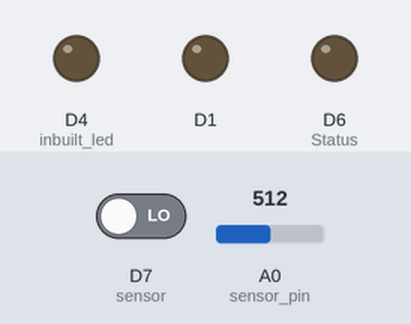
Simulated run of this sketch. Board: ESP8266 (NodeMCU). Parts: output pins drawn as LEDs (lit = HIGH). Inputs (shaded band) come from the test bench; at power-on: D7 (sensor) LOW, A0 (sensor_pin) = 512. WiFi joins after 1.5 s; servers stay silent unless stated; network time is answered at once with the bench clock; the local clock reads 2024-03-15 10:24:30 at power-on unless the sketch sets it; random numbers use the default seed unless the sketch sets one; what the sketch prints to the serial monitor is not drawn.

Above: at 3.5 s.
3.6 s: D7 (sensor) driven HIGH
At 11.2 s:
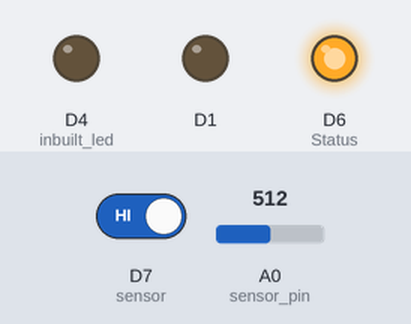
11.9 s: A0 (sensor_pin) set to 540
18.7 s: A0 (sensor_pin) set to 572
At 21.5 s:
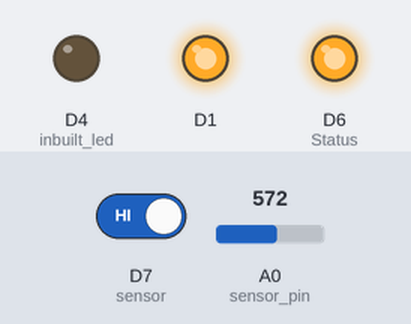
25.5 s: D7 (sensor) driven LOW
At 30.1 s:
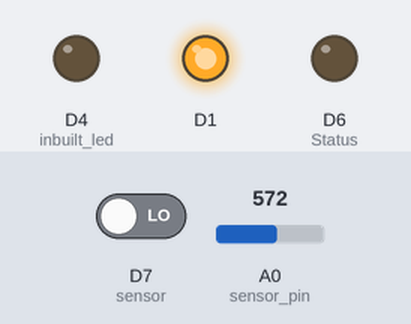
32.3 s: A0 (sensor_pin) set to 511
At 33.2 s:
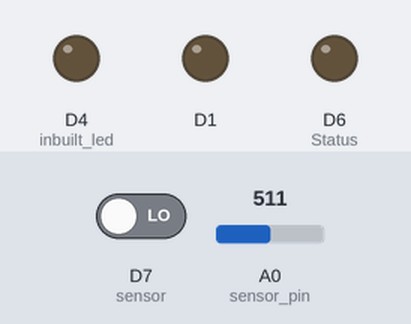
39.1 s: A0 (sensor_pin) set to 716
At 46.2 s:
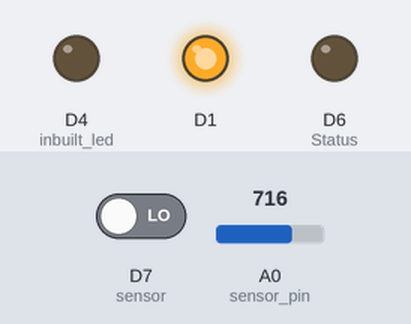
Timing chart, 0 to 47.5 s (numbered marks = the images above; inputs shaded):
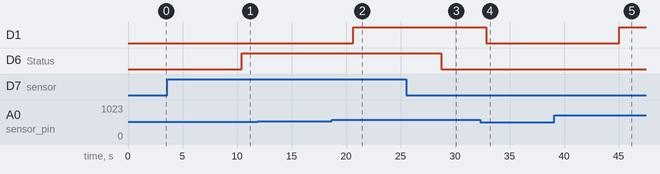

The sketch:

Farm_firebase.ino
```cpp
#include <FirebaseESP8266.h>
#include <ESP8266WiFi.h>
#include <WiFiUdp.h>
#include <NTPClient.h>
#include <ArduinoJson.h>
#include <SPI.h>
#include <Wire.h>
#include <TimeLib.h>
#include <Wire.h>
#include "DHT.h"        // including the library of DHT11 temperature and humidity sensor
#define DHTTYPE DHT11   // DHT 11

#define dht_dpin D2

DHT dht(dht_dpin, DHTTYPE);

// Define NTP Client to get time
WiFiUDP ntpUDP;
NTPClient timeClient(ntpUDP, "asia.pool.ntp.org", 19800, 60000);

char Time[ ] = "TIME:00:00:00";
char Date[ ] = "DATE:00/00/2000";
byte last_second, second_, minute_, hour_, day_, month_;
int year_;

int sensor_pin = A0; // Soil Sensor input at Analog PIN A0
int output_value ;
int moisture;

//Motion Sensor
int Status = 12;
int sensor = D7;

//WiFiClient client firebase;

#define WIFI_SSID "MAJOR PROJECT"
#define WIFI_PASSWORD "12345678"

#define FIREBASE_HOST "farm-management-d6cad-default-rtdb.firebaseio.com"

#define FIREBASE_AUTH "IrQxyg4vmC5OYiI8IDuj7IRbnnU13NF9DoHQMeiq"

FirebaseData fbdo;
FirebaseJson json;
int getResponse(FirebaseData &data);
int inbuilt_led = 2;
void printError(FirebaseData &data);


void setup() {
  Serial.begin(115200);
  delay(100);

  dht.begin();
  Serial.println("Humidity and temperature\n\n");
  delay(700);

  pinMode(D1, OUTPUT);
  pinMode(sensor, INPUT); // declare sensor as input
  pinMode(Status, OUTPUT);  // declare LED as output
  pinMode(D2, INPUT);
  pinMode(D7, INPUT);

  // Firebase initiation
  while (!Serial) continue;

  pinMode(inbuilt_led, OUTPUT);
  Serial.begin(115200);
  WiFi.begin(WIFI_SSID, WIFI_PASSWORD);
  Serial.print("Connecting to Wi-Fi");
  while (WiFi.status() != WL_CONNECTED) {
    Serial.print(".");
    delay(300);
  }
  Serial.println();
  Serial.print("Connected with IP: ");
  Serial.println(WiFi.localIP());
  Serial.println();

  Firebase.begin(FIREBASE_HOST, FIREBASE_AUTH);
  Firebase.reconnectWiFi(true);

  timeClient.begin();


  //Set the size of WiFi rx/tx buffers in the case where we want to work with large data.
  fbdo.setBSSLBufferSize(1024, 1024);

  //Set the size of HTTP response buffers in the case where we want to work with large data.
  fbdo.setResponseSize(1024);

  //Set database read timeout to 1 minute (max 15 minutes)
  Firebase.setReadTimeout(fbdo, 1000 * 60);
  //tiny, small, medium, large and unlimited.
  //Size and its write timeout e.g. tiny (1s), small (10s), medium (30s) and large (60s).
  Firebase.setwriteSizeLimit(fbdo, "tiny");

}


void loop() {

  moisture = irrigation_system();
  Serial.println();
  Serial.print("Mositure : ");
  Serial.print(output_value);
  Serial.println("%");


  long state = digitalRead(sensor);
  delay(1000);
  if (state == HIGH) {
    digitalWrite (Status, HIGH);
    Serial.println("Motion detected!");
  }
  else {
    digitalWrite (Status, LOW);
    Serial.println("Motion absent!");
  }


  float h = random(68, 78);
  float t = random(27, 31);
  Serial.print("Current humidity = ");
  Serial.print(h);
  Serial.print("%  ");
  Serial.print("temperature = ");
  Serial.print(t);
  Serial.println("C  ");
  delay(800);


  timeClient.update();
  unsigned long unix_epoch = timeClient.getEpochTime();    // Get Unix epoch time from the NTP server

  second_ = second(unix_epoch);
  if (last_second != second_) {


    minute_ = minute(unix_epoch);
    hour_   = hour(unix_epoch);
    day_    = day(unix_epoch);
    month_  = month(unix_epoch);
    year_   = year(unix_epoch);


    Time[12] = second_ % 10 + 48;
    Time[11] = second_ / 10 + 48;
    Time[9]  = minute_ % 10 + 48;
    Time[8]  = minute_ / 10 + 48;
    Time[6]  = hour_   % 10 + 48;
    Time[5]  = hour_   / 10 + 48;


    Date[5]  = day_   / 10 + 48;
    Date[6]  = day_   % 10 + 48;
    Date[8]  = month_  / 10 + 48;
    Date[9]  = month_  % 10 + 48;
    Date[13] = (year_   / 10) % 10 + 48;
    Date[14] = year_   % 10 % 10 + 48;

    Serial.println(Time);
    Serial.println(Date);
    String dateString = String(Date);
    String timeString = String(Time);
    Serial.println(dateString);
    dateString = dateString.substring(5);
    timeString = timeString.substring(5);
    String dateStr = getValue(dateString, '/', 0);
    String monthStr = getValue(dateString, '/', 1);
    String yearStr = getValue(dateString, '/', 2);


    last_second = second_;

    delay(3000);
    Serial.print("Current date: ");
    Serial.println(Date);
    Serial.print("Current time: ");
    Serial.println(Time);

    json.clear();
    json.add("LATEST_moisture", (output_value));
    json.add("LATEST_motion_state", (state));
    json.add("LATEST_humidity", (h));
    json.add("LATEST_temperature", (t));

    json.add("UPDATED_TIME", Time);
    json.add("UPDATED_DATE", Date);
    Firebase.updateNode(fbdo, "/LATEST_DATA", json);
    json.clear();
    json.add("moisture", (output_value));
    json.add("motion_state", (state));
    json.add("humidity", (h));
    json.add("temperature", (t));

    Firebase.updateNode(fbdo, "HISTORICAL_DATA/" + yearStr + "/" + monthStr + "/" + dateStr + "/" + timeString, json);


  }
}

void printError(FirebaseData &data) {
  Serial.println("------------------------------------");
  Serial.println("FAILED");
  Serial.println("REASON: " + fbdo.errorReason());
  Serial.println("------------------------------------");
}

int getResponse(FirebaseData &data) {
  if (data.dataType() == "int")
    return data.intData();
  else
    return 100;
}

// https://stackoverflow.com/questions/9072320/split-string-into-string-array
String getValue(String data, char separator, int index)
{
  int found = 0;
  int strIndex[] = {0, -1};
  int maxIndex = data.length() - 1;

  for (int i = 0; i <= maxIndex && found <= index; i++) {
    if (data.charAt(i) == separator || i == maxIndex) {
      found++;
      strIndex[0] = strIndex[1] + 1;
      strIndex[1] = (i == maxIndex) ? i + 1 : i;
    }
  }

  return found > index ? data.substring(strIndex[0], strIndex[1]) : "";
}


int irrigation_system() {
  output_value = analogRead(sensor_pin);
  output_value = map(output_value, 550, 10, 0, 100);

  if (output_value < 0) {
    digitalWrite(D1, HIGH);
  }
  else {
    digitalWrite(D1, LOW);
  }
  delay(1000);
  return output_value;
}
```

Measured:
- the behaviour switches between 558 and 559 on A0 (sensor_pin) (found by bisection; images 1 and 2)
- after the input at 3.6 s, D6 (Status): LOW → HIGH after 6.8 s
- after the input at 11.9 s, every drawn part: stays the same
- after the input at 18.7 s, D1: LOW → HIGH after 1.9 s
- after the input at 25.5 s, D6 (Status): HIGH → LOW after 3.2 s
- after the input at 32.3 s, D1: HIGH → LOW after 0.54 s
- after the input at 39.1 s, D1: LOW → HIGH after 5.9 s
